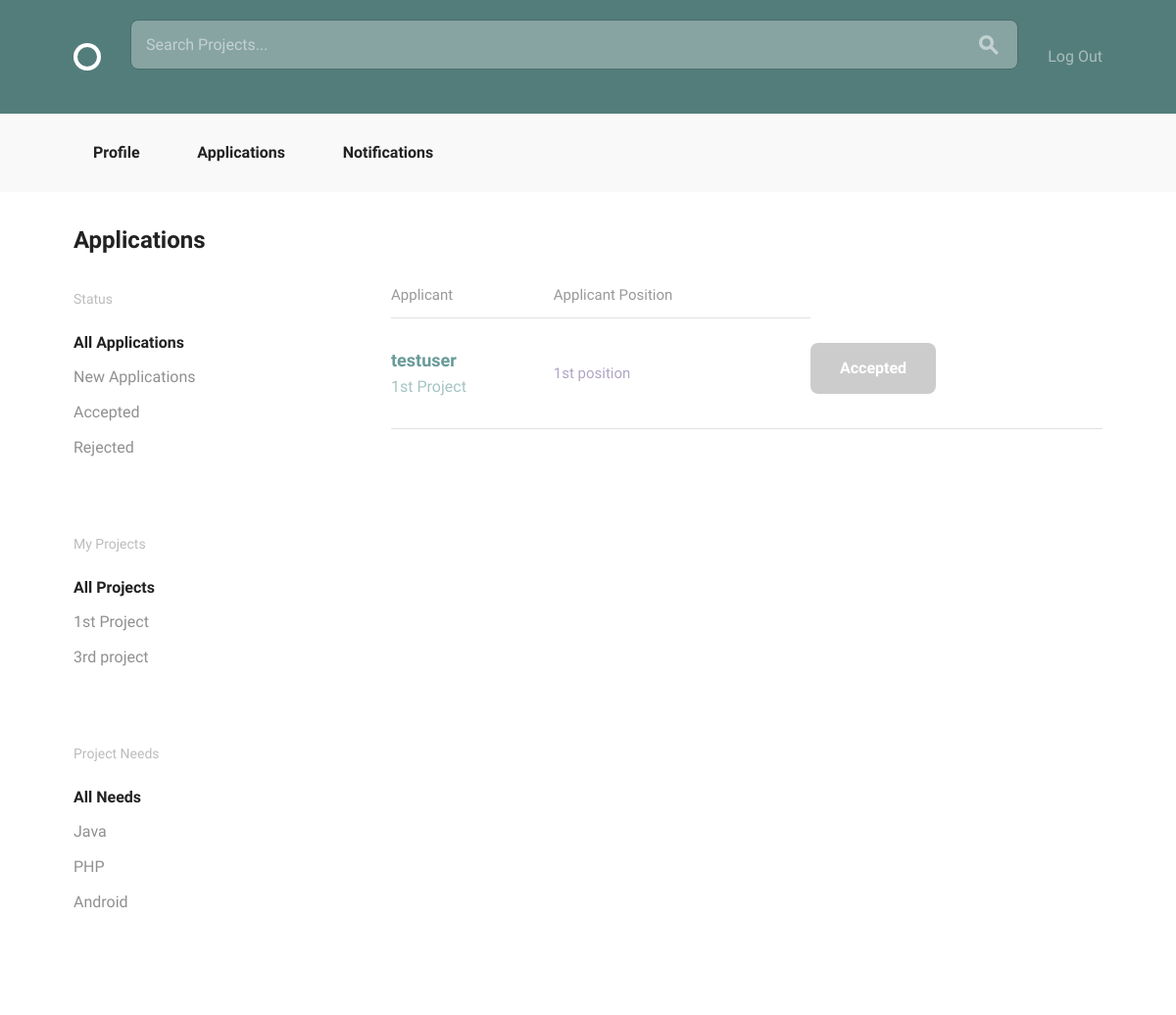
The app's page /projects/application/ (signed in), older data.
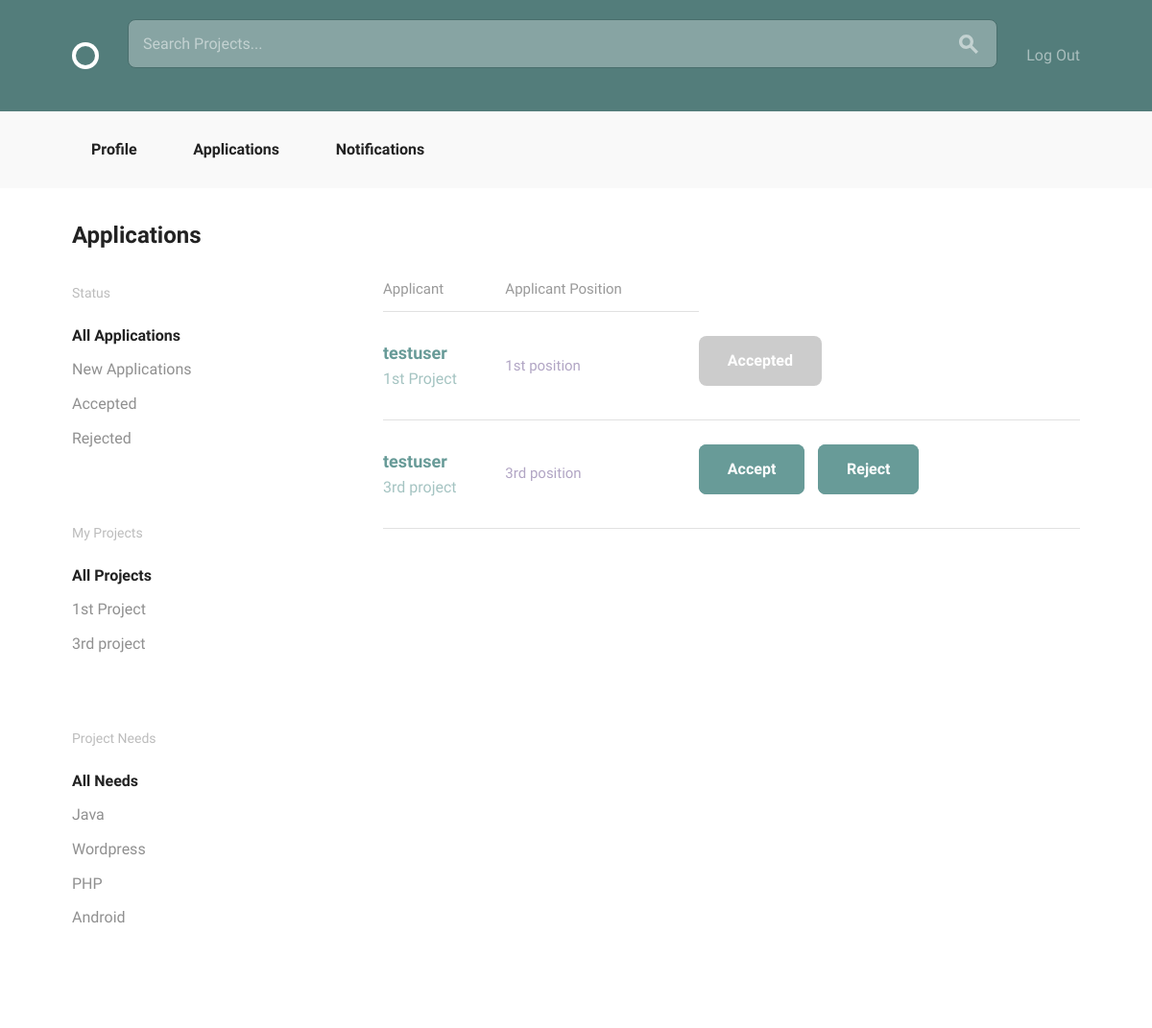
The same page, newer data.
### projects/models.py (models this page shows, shortened)
class Project(models.Model):
    user = models.ForeignKey(settings.AUTH_USER_MODEL, null=True)
    title = models.CharField(max_length=100)
    description = models.TextField(max_length=500)
    estimated_time = models.IntegerField()
    requirements = models.CharField(max_length=100)

class Position(models.Model):
    ANDROID = "Android"
    DESIGN = "Design"
    JAVA = "Java"
    PHP = "PHP"
    PYTHON = "Python"
    RAILS = "Rails"
    WORDPRESS = "Wordpress"
    iOS = "iOS"
    SKILLES_CHOICES = (
        (ANDROID, "Android Developer"),
        (DESIGN, "Designer"),
        (JAVA, "Java Developer"),
        (PHP, "PHP Developer"),
        (PYTHON, "Python Developer"),
        (RAILS, "Rails Developer"),
        (WORDPRESS, "Wordpress Developer"),
        (iOS, "iOS Developer")
    )
    project = models.ForeignKey(
        Project,
        null=True,
        related_name="positions",
        on_delete=models.CASCADE)
    title = models.CharField(max_length=100)
    description = models.TextField(max_length=500)
    skill = models.CharField(max_length=20, choices=SKILLES_CHOICES, default="")
    position_filled = models.BooleanField(default=False)

class Application(models.Model):
    applicant = models.ForeignKey(
        settings.AUTH_USER_MODEL,
        related_name="applicaion"
    )
    position = models.ForeignKey(Position)
    status = models.CharField(max_length=20)

### accounts/models.py (models this page shows, shortened)
class User(AbstractBaseUser, PermissionsMixin):
    email = models.EmailField(unique=True)
    username = models.CharField(max_length=40, unique=True)
    bio = models.TextField(max_length=500, blank=True, default="")
    image = models.ImageField(upload_to="profile_image/", blank=True)
    date_joined = models.DateTimeField(default=timezone.now)
    is_active = models.BooleanField(default=True)
    is_staff = models.BooleanField(default=False)
    objects = UserManager()
    USERNAME_FIELD = "email"
    REQUIRED_FIELDS = ["username"]
    def __str__(self):
        return self.username

### projects/views.py (the view)
@login_required
def application_list(request):
    applications = models.Application.objects.all()
    projects = models.Project.objects.filter(user=request.user)
    return render(request, 'projects/application_list.html', {
            'applications': applications,
            'projects': projects })

### projects/templates/projects/application_list.html
{% extends "layout.html" %}
{% load static from staticfiles %}
{% block body_content %}
<div class="bounds circle--page">
    <div class="circle--page--header grid-100">
        <h2>Applications</h2>
    </div>
    <div class="grid-25">
        <div class="circle--filter circle--secondary--module">
            <h4>Status</h4>
            <ul class="circle--filter--list">
                <li><a class="selected" href="{% url 'projects:application' %}">All Applications</a></li>
                <li><a href="{% url 'projects:new_application' %}">New Applications</a></li>
                <li><a href="{% url 'projects:accept_application' %}">Accepted</a></li>
                <li><a href="{% url 'projects:reject_application' %}">Rejected</a></li>
            </ul>
        </div>
        <div class="circle--filter circle--secondary--module">
            <h4>My Projects</h4>
            <ul class="circle--filter--list">
                <li><a class="selected">All Projects</a></li>
                {% for project in projects %}
                    <li><a href="{% url 'projects:project_detail' pk=project.pk %}">{{ project.title }}</a></li>
                {% endfor %}
            </ul>
        </div>
        <div class="circle--filter circle--secondary--module">
            <h4>Project Needs</h4>
            <ul class="circle--filter--list">
                <li><a class="selected">All Needs</a></li>
                {% for project in projects %}
                    {% for position in project.positions.all %}
                        <li><a href="{% url 'projects:project_detail' pk=position.project.pk %}">{{ position.skill }}</a></li>
                    {% endfor %}
                {% endfor %}
            </ul>
        </div>
    </div>
    <div class="grid-70 grid-push-5">
         <table class="u-full-width circle--table">
            <thead>
                <tr>
                    <th>Applicant</th>
                    <th class="circle--cell--right">Applicant Position</th>
                </tr>
            </thead>
            <tbody>
                {% for application in applications %}
                    {% if application.applicant != request.user %}
                        <tr class="clickable-row" data-href="{% url "accounts:profile_detail" pk=application.applicant.pk %}">
                            <td>
                                <h3>{{ application.applicant }}</h3>
                                <p>{{ application.position.project.title }}</p>
                            </td>
                            <td class="circle--cell--right">
                                <span class="secondary-label">{{ application.position.title }}</span>
                            </td>
                            <td>
                                {% if application.status == "new" %}
                                    <a class="button button-primary" href="{% url 'projects:accept' pk=application.pk %}">Accept</a>
                                {% endif %}
                                {% if application.status == "accept" %}
                                    <a class="button button-primary button-inactive">Accepted</a>
                                {% elif application.status == "reject" %}
                                    <a class="button button-primary button-inactive">Rejected</a>
                                {% else %}
                                    <a class="button button-primary" href="{% url 'projects:reject' pk=application.pk %}">Reject</a>
                                {% endif %}
                            </td>
                        </tr>
                    {% endif %}
                {% endfor %}
            </tbody>
        </table>
    </div>
</div>
{% endblock %}

### templates/layout.html (shortened to what this page needs)
{% load static from staticfiles %}
{% load project_extras %}
<!DOCTYPE html>
<html lang="en">
  <head>
    <link rel="stylesheet" href="{% static 'css/global.css' %}">
  </head>
  <body>
    <header class="circle--header">
      <div class="bounds">
        <div class="circle--fluid">
          <div class="circle--fluid--cell">
            <h1 class="hide-text circle--logo"><a class="logo" href="{% url 'home' %}">Circle</a></h1>
          </div>
          <div class="circle--fluid--cell circle--fluid--primary">
            <form action="{% url 'home' %}" method="GET">
              <div class="circle--search">
                <input type="text" placeholder="Search Projects..." / name='q'>
                <button>
                </button>
              </div>
            </form>
          </div>
          <div class="circle--fluid--cell circle--fluid--secondary">
            <nav>
              <ul class="circle--inline">
                {% if user.is_authenticated %}
                  <li><a href="{% url 'logout' %}">Log Out</a></li>
                {% else %}
                  <li><a href="{% url 'accounts:signup' %}">Sign Up</a></li>
                  <li><a href="{% url 'login' %}">Log In</a></li>
                {% endif %}
              </ul>
            </nav>
          </div>
        </div>
      </div>
    </header>
    <div class="circle--actions--bar">
        <nav class="bounds">
            <ul class="circle--pill--list">
              {% if user.is_authenticated %}
                <li><a href="{% url 'accounts:profile_detail' pk=user.id %}">Profile</a></li>
                <li><a href="{% url 'projects:application' %}">Applications</a></li>
                <li><a href="{% url 'projects:notification' %}">Notifications</a></li>
              {% endif %}
            </ul>
        </nav>
    </div>
    {% block body_content %}{% endblock %}
  </body>
</html>

Row changes from the older to the newer data that the page shows:
added Position: skill "Wordpress", shown under Project "1st Project"
added Application: applicant "testuser", position.project "3rd project", position "3rd position", status "Accept"
